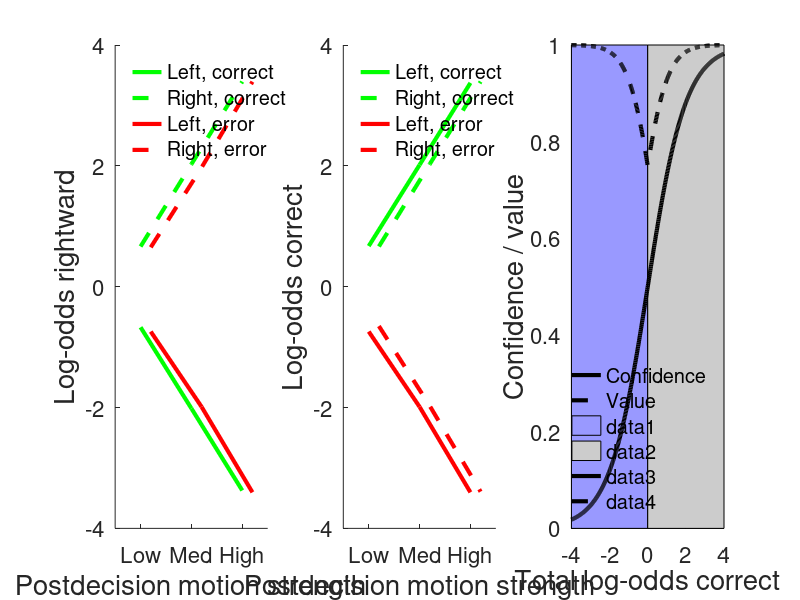

Write MATLAB code to recreate this figure.
% Simulation of Bayesian change of mind model
% Reproduces Figure 1 in Fleming, van der Putten & Daw
%
% Steve Fleming stephen.fleming@ucl.ac.uk 2017

clear all
close all

ntrials = 10000;  % N trials per condition
k1 = 4; % mapping from coherence to evidence 
m = 0; % choice bias
coh = linspace(0.1,0.5,3); % coherence values 

% Likelihood distributions marginalizing coherence
muT = sum(k1.*coh)/3;
varT = (sum((k1.*coh - muT).^2)./3) + 1;

% Simulate trials
for pre = 1:length(coh)
    for post = 1:length(coh)
        
        theta1 = coh(pre);
        theta2 = coh(post);
        
        for i = 1:ntrials
            
            s = rand;
            if s < 0.5 
                d(i) = -1;
            else
                d(i) = 1;
            end
            
            x1 = normrnd(d(i)*k1*theta1, 1);
            x2 = normrnd(d(i)*k1*theta2, 1);
            
            if x1 > m
                a = 1;
            else
                a = 0;
            end
            
            if (d(i) == 1 & a == 1) | (d(i) == -1 & a == 0)
                acc(i) = 1;
            else
                acc(i) = 0;
            end
            
            % Compute log-odds of d=1 (rightward motion) marginalizing over thetas
            LORpre(i) = (2*muT*x1)/varT;
            LORpost(i) = (2*muT*x2)/varT;
            LORtotal(i) = LORpre(i) + LORpost(i);
            
            % Change in coordinate frame for LO correct
            if a == 1
                LOCpre(i) = LORpre(i);
                LOCpost(i) = LORpost(i);
                LOCtotal(i) = LORtotal(i);
            else
                LOCpre(i) = -LORpre(i);
                LOCpost(i) = -LORpost(i);
                LOCtotal(i) = -LORtotal(i);
            end
            
        end
        % Mean change in log-odds induced by post-decision evidence split
        % by correct/error, and right/left motion direction
        mean_LORpost_cor_R(pre,post) = mean(LORpost(acc == 1 & d == 1));
        mean_LORpost_err_R(pre,post) = mean(LORpost(acc == 0 & d == 1));
        mean_LORpost_cor_L(pre,post) = mean(LORpost(acc == 1 & d == -1));
        mean_LORpost_err_L(pre,post) = mean(LORpost(acc == 0 & d == -1));
        mean_LOCpost_cor_R(pre,post) = mean(LOCpost(acc == 1 & d == 1));
        mean_LOCpost_err_R(pre,post) = mean(LOCpost(acc == 0 & d == 1));
        mean_LOCpost_cor_L(pre,post) = mean(LOCpost(acc == 1 & d == -1));
        mean_LOCpost_err_L(pre,post) = mean(LOCpost(acc == 0 & d == -1));

        mean_LOCcollapse_cor(pre,post) = mean(LOCpost(acc == 1));
        mean_LOCcollapse_err(pre,post) = mean(LOCpost(acc == 0));
    end
end

% % get means of columns to average over pre
post_LORacc = [mean(mean_LORpost_cor_L) mean(mean_LORpost_cor_R) mean(mean_LORpost_err_L) mean(mean_LORpost_err_R)];
post_LOCacc = [mean(mean_LOCpost_cor_L) mean(mean_LOCpost_cor_R) mean(mean_LOCpost_err_L) mean(mean_LOCpost_err_R)];

%% Summary figures collapsing over levels of pre coherence
h1 = figure;
set(gcf, 'Position', [400 400 1200 300])
subplot(1,3,1)
plot([1 2 3], post_LORacc(1:3), 'g', 'LineWidth', 3)
hold on
plot([1 2 3], post_LORacc(4:6), 'g--', 'LineWidth', 3)
plot([1 2 3]+0.2, post_LORacc(7:9), 'r', 'LineWidth', 3)
plot([1 2 3]+0.2, post_LORacc(10:12), 'r--', 'LineWidth', 3)
set(gca, 'XLim', [0.5 3.5], 'XTick', [1 2 3], 'XTickLabel', {'Low', 'Med', 'High'}, 'FontSize', 16);
xlabel('Postdecision motion strength','FontSize',20);
ylabel('Log-odds rightward','FontSize',20)
legend('Left, correct', 'Right, correct', 'Left, error', 'Right, error', 'Location', 'NorthWest')
legend boxoff
box off

subplot(1,3,2)
plot([1 2 3], post_LOCacc(1:3), 'g', 'LineWidth', 3)
hold on
plot([1 2 3]+0.2, post_LOCacc(4:6), 'g--', 'LineWidth', 3)
plot([1 2 3], post_LOCacc(7:9), 'r', 'LineWidth', 3)
plot([1 2 3]+0.2, post_LOCacc(10:12), 'r--', 'LineWidth', 3)
set(gca, 'XLim', [0.5 3.5], 'XTick', [1 2 3], 'XTickLabel', {'Low', 'Med', 'High'}, 'FontSize', 16);
xlabel('Postdecision motion strength','FontSize',20);
ylabel('Log-odds correct','FontSize',20)
legend('Left, correct', 'Right, correct', 'Left, error', 'Right, error', 'Location', 'NorthWest')
legend boxoff
box off

% Confidence and value, show nonlinear transform from log-odds correct
baseLOC = linspace(-4,4,500);
conf = 1./(1+exp(-baseLOC));
acc = conf > 0.5;
qsr = 1-((acc - conf).^2);
subplot(1,3,3)
plot(baseLOC, conf, 'k', 'LineWidth', 3)
hold on
plot(baseLOC, qsr, 'k--', 'LineWidth', 3)
set(gca, 'FontSize', 16, 'XLim', [min(baseLOC) max(baseLOC)]);
xlabel('Total log-odds correct','FontSize',20);
ylabel('Confidence / value','FontSize',20)
legend('Confidence', 'Value', 'Location', 'SouthEast')
legend boxoff
fill([min(baseLOC) 0 0 min(baseLOC)], [0 0 1 1],[0.6 0.6 1]);
fill([0 max(baseLOC) max(baseLOC) 0], [0 0 1 1],[0.8 0.8 0.8]);
plot(baseLOC, conf, 'k', 'LineWidth', 3)
plot(baseLOC, qsr, 'k--', 'LineWidth', 3)
box off

